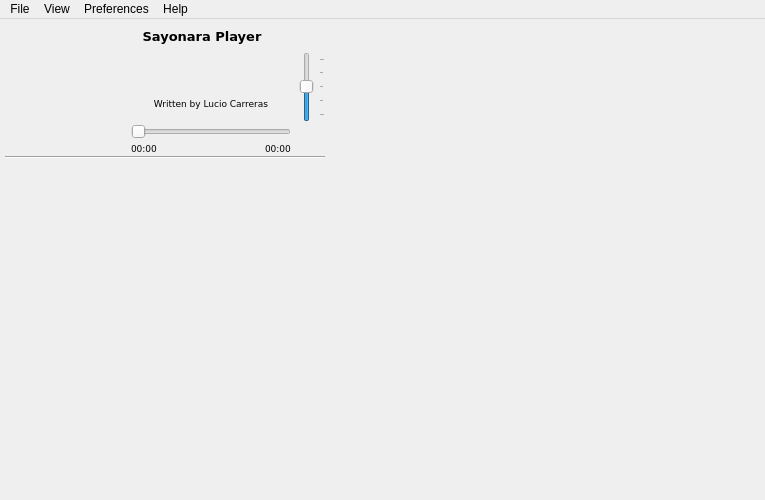
<?xml version="1.0" encoding="UTF-8"?>
<ui version="4.0">
 <class>SimplePlayer</class>
 <widget class="QMainWindow" name="SimplePlayer">
  <property name="geometry">
   <rect>
    <x>0</x>
    <y>0</y>
    <width>765</width>
    <height>500</height>
   </rect>
  </property>
  <property name="minimumSize">
   <size>
    <width>350</width>
    <height>350</height>
   </size>
  </property>
  <property name="maximumSize">
   <size>
    <width>2000</width>
    <height>2000</height>
   </size>
  </property>
  <property name="focusPolicy">
   <enum>Qt::StrongFocus</enum>
  </property>
  <property name="windowTitle">
   <string>MainWindow</string>
  </property>
  <property name="windowIcon">
   <iconset>
    <normaloff>../../.designer/backup/icons/play.png</normaloff>../../.designer/backup/icons/play.png</iconset>
  </property>
  <property name="toolButtonStyle">
   <enum>Qt::ToolButtonIconOnly</enum>
  </property>
  <property name="documentMode">
   <bool>false</bool>
  </property>
  <property name="unifiedTitleAndToolBarOnMac">
   <bool>true</bool>
  </property>
  <widget class="QWidget" name="centralwidget">
   <property name="minimumSize">
    <size>
     <width>100</width>
     <height>177</height>
    </size>
   </property>
   <layout class="QGridLayout" name="gridLayout">
    <property name="sizeConstraint">
     <enum>QLayout::SetDefaultConstraint</enum>
    </property>
    <property name="leftMargin">
     <number>5</number>
    </property>
    <property name="topMargin">
     <number>3</number>
    </property>
    <property name="rightMargin">
     <number>0</number>
    </property>
    <property name="bottomMargin">
     <number>12</number>
    </property>
    <property name="verticalSpacing">
     <number>0</number>
    </property>
    <item row="0" column="3">
     <widget class="QPushButton" name="btn_mute">
      <property name="maximumSize">
       <size>
        <width>28</width>
        <height>30</height>
       </size>
      </property>
      <property name="focusPolicy">
       <enum>Qt::NoFocus</enum>
      </property>
      <property name="text">
       <string/>
      </property>
      <property name="icon">
       <iconset>
        <normaloff>../../.designer/backup/icons/vol_mute.png</normaloff>../../.designer/backup/icons/vol_mute.png</iconset>
      </property>
      <property name="iconSize">
       <size>
        <width>24</width>
        <height>24</height>
       </size>
      </property>
      <property name="flat">
       <bool>true</bool>
      </property>
     </widget>
    </item>
    <item row="1" column="1" rowspan="2" colspan="2">
     <widget class="QLabel" name="rating">
      <property name="minimumSize">
       <size>
        <width>0</width>
        <height>20</height>
       </size>
      </property>
      <property name="maximumSize">
       <size>
        <width>16777215</width>
        <height>16</height>
       </size>
      </property>
      <property name="font">
       <font>
        <family>DejaVu Sans</family>
        <pointsize>8</pointsize>
        <weight>75</weight>
        <bold>true</bold>
        <kerning>false</kerning>
       </font>
      </property>
      <property name="autoFillBackground">
       <bool>false</bool>
      </property>
      <property name="styleSheet">
       <string notr="true"/>
      </property>
      <property name="text">
       <string/>
      </property>
      <property name="alignment">
       <set>Qt::AlignCenter</set>
      </property>
     </widget>
    </item>
    <item row="1" column="3" rowspan="6">
     <widget class="SearchSlider" name="volumeSlider">
      <property name="sizePolicy">
       <sizepolicy hsizetype="Fixed" vsizetype="Expanding">
        <horstretch>0</horstretch>
        <verstretch>0</verstretch>
       </sizepolicy>
      </property>
      <property name="maximumSize">
       <size>
        <width>28</width>
        <height>70</height>
       </size>
      </property>
      <property name="focusPolicy">
       <enum>Qt::NoFocus</enum>
      </property>
      <property name="value">
       <number>50</number>
      </property>
      <property name="tracking">
       <bool>true</bool>
      </property>
      <property name="orientation">
       <enum>Qt::Vertical</enum>
      </property>
      <property name="invertedAppearance">
       <bool>false</bool>
      </property>
      <property name="invertedControls">
       <bool>false</bool>
      </property>
      <property name="tickPosition">
       <enum>QSlider::TicksBelow</enum>
      </property>
      <property name="tickInterval">
       <number>25</number>
      </property>
     </widget>
    </item>
    <item row="7" column="3" rowspan="2">
     <widget class="QPushButton" name="btn_stop">
      <property name="minimumSize">
       <size>
        <width>28</width>
        <height>28</height>
       </size>
      </property>
      <property name="maximumSize">
       <size>
        <width>28</width>
        <height>28</height>
       </size>
      </property>
      <property name="focusPolicy">
       <enum>Qt::NoFocus</enum>
      </property>
      <property name="text">
       <string/>
      </property>
      <property name="icon">
       <iconset>
        <normaloff>../../.designer/backup/icons/stop.png</normaloff>
        <selectedoff>../../.designer/backup/icons/stop.png</selectedoff>../../.designer/backup/icons/stop.png</iconset>
      </property>
      <property name="iconSize">
       <size>
        <width>22</width>
        <height>22</height>
       </size>
      </property>
      <property name="flat">
       <bool>true</bool>
      </property>
     </widget>
    </item>
    <item row="5" column="1" colspan="2">
     <widget class="QLabel" name="album">
      <property name="sizePolicy">
       <sizepolicy hsizetype="Ignored" vsizetype="Preferred">
        <horstretch>0</horstretch>
        <verstretch>0</verstretch>
       </sizepolicy>
      </property>
      <property name="minimumSize">
       <size>
        <width>0</width>
        <height>20</height>
       </size>
      </property>
      <property name="maximumSize">
       <size>
        <width>16777215</width>
        <height>16</height>
       </size>
      </property>
      <property name="font">
       <font>
        <family>DejaVu Sans</family>
        <pointsize>7</pointsize>
       </font>
      </property>
      <property name="styleSheet">
       <string notr="true"/>
      </property>
      <property name="text">
       <string>Written by Lucio Carreras</string>
      </property>
      <property name="alignment">
       <set>Qt::AlignCenter</set>
      </property>
      <property name="wordWrap">
       <bool>true</bool>
      </property>
     </widget>
    </item>
    <item row="7" column="0" rowspan="2">
     <layout class="QHBoxLayout" name="horizontalLayout_2">
      <property name="spacing">
       <number>0</number>
      </property>
      <property name="sizeConstraint">
       <enum>QLayout::SetMaximumSize</enum>
      </property>
      <property name="bottomMargin">
       <number>0</number>
      </property>
      <item>
       <widget class="QPushButton" name="btn_bw">
        <property name="enabled">
         <bool>true</bool>
        </property>
        <property name="sizePolicy">
         <sizepolicy hsizetype="Fixed" vsizetype="Fixed">
          <horstretch>0</horstretch>
          <verstretch>0</verstretch>
         </sizepolicy>
        </property>
        <property name="minimumSize">
         <size>
          <width>28</width>
          <height>28</height>
         </size>
        </property>
        <property name="maximumSize">
         <size>
          <width>28</width>
          <height>28</height>
         </size>
        </property>
        <property name="focusPolicy">
         <enum>Qt::NoFocus</enum>
        </property>
        <property name="text">
         <string/>
        </property>
        <property name="icon">
         <iconset>
          <normaloff>../../.designer/backup/icons/bwd.png</normaloff>
          <selectedoff>../../.designer/backup/icons/bwd.png</selectedoff>../../.designer/backup/icons/bwd.png</iconset>
        </property>
        <property name="iconSize">
         <size>
          <width>20</width>
          <height>20</height>
         </size>
        </property>
        <property name="flat">
         <bool>true</bool>
        </property>
       </widget>
      </item>
      <item>
       <widget class="QPushButton" name="btn_play">
        <property name="sizePolicy">
         <sizepolicy hsizetype="Fixed" vsizetype="Fixed">
          <horstretch>0</horstretch>
          <verstretch>0</verstretch>
         </sizepolicy>
        </property>
        <property name="minimumSize">
         <size>
          <width>32</width>
          <height>34</height>
         </size>
        </property>
        <property name="maximumSize">
         <size>
          <width>32</width>
          <height>34</height>
         </size>
        </property>
        <property name="focusPolicy">
         <enum>Qt::NoFocus</enum>
        </property>
        <property name="text">
         <string/>
        </property>
        <property name="icon">
         <iconset>
          <normaloff>../../.designer/backup/icons/play.png</normaloff>
          <selectedoff>../../.designer/backup/icons/play.png</selectedoff>../../.designer/backup/icons/play.png</iconset>
        </property>
        <property name="iconSize">
         <size>
          <width>28</width>
          <height>28</height>
         </size>
        </property>
        <property name="shortcut">
         <string/>
        </property>
        <property name="autoDefault">
         <bool>false</bool>
        </property>
        <property name="default">
         <bool>false</bool>
        </property>
        <property name="flat">
         <bool>true</bool>
        </property>
       </widget>
      </item>
      <item>
       <widget class="QPushButton" name="btn_rec">
        <property name="minimumSize">
         <size>
          <width>32</width>
          <height>34</height>
         </size>
        </property>
        <property name="maximumSize">
         <size>
          <width>32</width>
          <height>34</height>
         </size>
        </property>
        <property name="focusPolicy">
         <enum>Qt::NoFocus</enum>
        </property>
        <property name="text">
         <string/>
        </property>
        <property name="iconSize">
         <size>
          <width>28</width>
          <height>28</height>
         </size>
        </property>
        <property name="checkable">
         <bool>true</bool>
        </property>
        <property name="checked">
         <bool>false</bool>
        </property>
        <property name="flat">
         <bool>true</bool>
        </property>
       </widget>
      </item>
      <item>
       <widget class="QPushButton" name="btn_fw">
        <property name="enabled">
         <bool>true</bool>
        </property>
        <property name="minimumSize">
         <size>
          <width>28</width>
          <height>28</height>
         </size>
        </property>
        <property name="maximumSize">
         <size>
          <width>28</width>
          <height>28</height>
         </size>
        </property>
        <property name="focusPolicy">
         <enum>Qt::NoFocus</enum>
        </property>
        <property name="text">
         <string/>
        </property>
        <property name="icon">
         <iconset>
          <normaloff>../../.designer/backup/icons/fwd.png</normaloff>
          <selectedoff>../../.designer/backup/icons/fwd.png</selectedoff>../../.designer/backup/icons/fwd.png</iconset>
        </property>
        <property name="iconSize">
         <size>
          <width>20</width>
          <height>20</height>
         </size>
        </property>
        <property name="flat">
         <bool>true</bool>
        </property>
       </widget>
      </item>
     </layout>
    </item>
    <item row="0" column="1" colspan="2">
     <layout class="QHBoxLayout" name="horizontalLayout_3">
      <item>
       <widget class="QLabel" name="title">
        <property name="sizePolicy">
         <sizepolicy hsizetype="Expanding" vsizetype="Preferred">
          <horstretch>0</horstretch>
          <verstretch>0</verstretch>
         </sizepolicy>
        </property>
        <property name="minimumSize">
         <size>
          <width>0</width>
          <height>30</height>
         </size>
        </property>
        <property name="maximumSize">
         <size>
          <width>16777215</width>
          <height>30</height>
         </size>
        </property>
        <property name="font">
         <font>
          <family>DejaVu Sans</family>
          <pointsize>10</pointsize>
          <weight>75</weight>
          <bold>true</bold>
         </font>
        </property>
        <property name="styleSheet">
         <string notr="true"/>
        </property>
        <property name="locale">
         <locale language="German" country="Germany"/>
        </property>
        <property name="inputMethodHints">
         <set>Qt::ImhNone</set>
        </property>
        <property name="text">
         <string>Sayonara Player</string>
        </property>
        <property name="textFormat">
         <enum>Qt::PlainText</enum>
        </property>
        <property name="scaledContents">
         <bool>true</bool>
        </property>
        <property name="alignment">
         <set>Qt::AlignCenter</set>
        </property>
        <property name="wordWrap">
         <bool>true</bool>
        </property>
        <property name="textInteractionFlags">
         <set>Qt::LinksAccessibleByMouse|Qt::TextSelectableByMouse</set>
        </property>
       </widget>
      </item>
      <item>
       <widget class="QPushButton" name="btn_correct">
        <property name="minimumSize">
         <size>
          <width>0</width>
          <height>0</height>
         </size>
        </property>
        <property name="maximumSize">
         <size>
          <width>18</width>
          <height>18</height>
         </size>
        </property>
        <property name="text">
         <string/>
        </property>
        <property name="iconSize">
         <size>
          <width>18</width>
          <height>18</height>
         </size>
        </property>
        <property name="flat">
         <bool>true</bool>
        </property>
       </widget>
      </item>
     </layout>
    </item>
    <item row="7" column="1" colspan="2">
     <widget class="SearchSlider" name="songProgress">
      <property name="sizePolicy">
       <sizepolicy hsizetype="Expanding" vsizetype="Fixed">
        <horstretch>0</horstretch>
        <verstretch>0</verstretch>
       </sizepolicy>
      </property>
      <property name="minimumSize">
       <size>
        <width>100</width>
        <height>20</height>
       </size>
      </property>
      <property name="maximumSize">
       <size>
        <width>16777215</width>
        <height>20</height>
       </size>
      </property>
      <property name="sizeIncrement">
       <size>
        <width>3</width>
        <height>0</height>
       </size>
      </property>
      <property name="font">
       <font>
        <strikeout>false</strikeout>
        <stylestrategy>PreferAntialias</stylestrategy>
       </font>
      </property>
      <property name="focusPolicy">
       <enum>Qt::NoFocus</enum>
      </property>
      <property name="orientation">
       <enum>Qt::Horizontal</enum>
      </property>
      <property name="invertedAppearance">
       <bool>false</bool>
      </property>
      <property name="invertedControls">
       <bool>false</bool>
      </property>
      <property name="tickPosition">
       <enum>QSlider::NoTicks</enum>
      </property>
      <property name="tickInterval">
       <number>20</number>
      </property>
     </widget>
    </item>
    <item row="3" column="1" rowspan="2" colspan="2">
     <widget class="QLabel" name="artist">
      <property name="sizePolicy">
       <sizepolicy hsizetype="Ignored" vsizetype="Preferred">
        <horstretch>0</horstretch>
        <verstretch>0</verstretch>
       </sizepolicy>
      </property>
      <property name="minimumSize">
       <size>
        <width>0</width>
        <height>20</height>
       </size>
      </property>
      <property name="maximumSize">
       <size>
        <width>16777215</width>
        <height>16</height>
       </size>
      </property>
      <property name="font">
       <font>
        <family>DejaVu Sans</family>
        <pointsize>7</pointsize>
       </font>
      </property>
      <property name="styleSheet">
       <string notr="true"/>
      </property>
      <property name="frameShape">
       <enum>QFrame::NoFrame</enum>
      </property>
      <property name="frameShadow">
       <enum>QFrame::Plain</enum>
      </property>
      <property name="text">
       <string/>
      </property>
      <property name="textFormat">
       <enum>Qt::AutoText</enum>
      </property>
      <property name="alignment">
       <set>Qt::AlignCenter</set>
      </property>
      <property name="wordWrap">
       <bool>true</bool>
      </property>
      <property name="openExternalLinks">
       <bool>false</bool>
      </property>
     </widget>
    </item>
    <item row="9" column="0" colspan="4">
     <widget class="Line" name="line">
      <property name="enabled">
       <bool>true</bool>
      </property>
      <property name="sizePolicy">
       <sizepolicy hsizetype="MinimumExpanding" vsizetype="Fixed">
        <horstretch>3</horstretch>
        <verstretch>0</verstretch>
       </sizepolicy>
      </property>
      <property name="minimumSize">
       <size>
        <width>320</width>
        <height>3</height>
       </size>
      </property>
      <property name="styleSheet">
       <string notr="true"/>
      </property>
      <property name="frameShadow">
       <enum>QFrame::Sunken</enum>
      </property>
      <property name="lineWidth">
       <number>1</number>
      </property>
      <property name="midLineWidth">
       <number>0</number>
      </property>
      <property name="orientation">
       <enum>Qt::Horizontal</enum>
      </property>
     </widget>
    </item>
    <item row="8" column="1" colspan="2">
     <layout class="QHBoxLayout" name="horizontalLayout">
      <property name="spacing">
       <number>2</number>
      </property>
      <item>
       <widget class="QLabel" name="curTime">
        <property name="sizePolicy">
         <sizepolicy hsizetype="Minimum" vsizetype="Preferred">
          <horstretch>0</horstretch>
          <verstretch>0</verstretch>
         </sizepolicy>
        </property>
        <property name="minimumSize">
         <size>
          <width>0</width>
          <height>0</height>
         </size>
        </property>
        <property name="maximumSize">
         <size>
          <width>30</width>
          <height>16</height>
         </size>
        </property>
        <property name="font">
         <font>
          <family>DejaVu Sans</family>
          <pointsize>7</pointsize>
         </font>
        </property>
        <property name="styleSheet">
         <string notr="true"/>
        </property>
        <property name="lineWidth">
         <number>0</number>
        </property>
        <property name="text">
         <string>00:00</string>
        </property>
       </widget>
      </item>
      <item>
       <spacer name="horizontalSpacer">
        <property name="orientation">
         <enum>Qt::Horizontal</enum>
        </property>
        <property name="sizeType">
         <enum>QSizePolicy::MinimumExpanding</enum>
        </property>
        <property name="sizeHint" stdset="0">
         <size>
          <width>40</width>
          <height>10</height>
         </size>
        </property>
       </spacer>
      </item>
      <item>
       <widget class="QLabel" name="maxTime">
        <property name="sizePolicy">
         <sizepolicy hsizetype="Minimum" vsizetype="Preferred">
          <horstretch>0</horstretch>
          <verstretch>0</verstretch>
         </sizepolicy>
        </property>
        <property name="minimumSize">
         <size>
          <width>0</width>
          <height>0</height>
         </size>
        </property>
        <property name="maximumSize">
         <size>
          <width>30</width>
          <height>16</height>
         </size>
        </property>
        <property name="font">
         <font>
          <family>DejaVu Sans</family>
          <pointsize>7</pointsize>
         </font>
        </property>
        <property name="lineWidth">
         <number>0</number>
        </property>
        <property name="text">
         <string>00:00</string>
        </property>
       </widget>
      </item>
     </layout>
    </item>
    <item row="0" column="0" rowspan="7">
     <widget class="QPushButton" name="albumCover">
      <property name="minimumSize">
       <size>
        <width>95</width>
        <height>95</height>
       </size>
      </property>
      <property name="maximumSize">
       <size>
        <width>95</width>
        <height>95</height>
       </size>
      </property>
      <property name="focusPolicy">
       <enum>Qt::NoFocus</enum>
      </property>
      <property name="text">
       <string/>
      </property>
      <property name="iconSize">
       <size>
        <width>95</width>
        <height>95</height>
       </size>
      </property>
      <property name="flat">
       <bool>true</bool>
      </property>
     </widget>
    </item>
    <item row="0" column="6" rowspan="13" colspan="4">
     <widget class="QWidget" name="library_widget" native="true">
      <property name="sizePolicy">
       <sizepolicy hsizetype="MinimumExpanding" vsizetype="Expanding">
        <horstretch>5</horstretch>
        <verstretch>0</verstretch>
       </sizepolicy>
      </property>
      <property name="minimumSize">
       <size>
        <width>430</width>
        <height>0</height>
       </size>
      </property>
      <property name="baseSize">
       <size>
        <width>0</width>
        <height>0</height>
       </size>
      </property>
      <property name="focusPolicy">
       <enum>Qt::StrongFocus</enum>
      </property>
      <property name="styleSheet">
       <string notr="true"/>
      </property>
     </widget>
    </item>
    <item row="11" column="0" colspan="4">
     <layout class="QVBoxLayout" name="verticalLayout_2">
      <property name="spacing">
       <number>0</number>
      </property>
      <item>
       <widget class="QWidget" name="plugin_widget" native="true">
        <property name="sizePolicy">
         <sizepolicy hsizetype="MinimumExpanding" vsizetype="Maximum">
          <horstretch>0</horstretch>
          <verstretch>0</verstretch>
         </sizepolicy>
        </property>
        <property name="minimumSize">
         <size>
          <width>0</width>
          <height>0</height>
         </size>
        </property>
        <property name="maximumSize">
         <size>
          <width>16777215</width>
          <height>1654887</height>
         </size>
        </property>
        <property name="styleSheet">
         <string notr="true"/>
        </property>
        <layout class="QGridLayout" name="gridLayout_2">
         <property name="topMargin">
          <number>0</number>
         </property>
         <property name="bottomMargin">
          <number>0</number>
         </property>
        </layout>
       </widget>
      </item>
     </layout>
    </item>
    <item row="12" column="0" colspan="4">
     <widget class="QWidget" name="playlist_widget" native="true">
      <property name="sizePolicy">
       <sizepolicy hsizetype="MinimumExpanding" vsizetype="MinimumExpanding">
        <horstretch>0</horstretch>
        <verstretch>0</verstretch>
       </sizepolicy>
      </property>
     </widget>
    </item>
   </layout>
  </widget>
  <widget class="QMenuBar" name="menubar">
   <property name="geometry">
    <rect>
     <x>0</x>
     <y>0</y>
     <width>765</width>
     <height>25</height>
    </rect>
   </property>
   <property name="defaultUp">
    <bool>false</bool>
   </property>
   <property name="nativeMenuBar">
    <bool>false</bool>
   </property>
   <widget class="QMenu" name="menuFle">
    <property name="title">
     <string>File</string>
    </property>
    <addaction name="action_OpenFile"/>
    <addaction name="action_OpenFolder"/>
    <addaction name="separator"/>
    <addaction name="action_ImportFolder"/>
    <addaction name="action_reloadLibrary"/>
    <addaction name="action_fetch_all_covers"/>
    <addaction name="separator"/>
    <addaction name="separator"/>
    <addaction name="action_Close"/>
   </widget>
   <widget class="QMenu" name="menuView">
    <property name="styleSheet">
     <string notr="true"/>
    </property>
    <property name="title">
     <string>View</string>
    </property>
    <addaction name="action_viewLibrary"/>
    <addaction name="action_smallPlaylistItems"/>
    <addaction name="action_showOnlyTracks"/>
    <addaction name="separator"/>
    <addaction name="action_ViewEqualizer"/>
    <addaction name="action_ViewStream"/>
    <addaction name="action_ViewLFMRadio"/>
    <addaction name="action_ViewPlaylistChooser"/>
    <addaction name="separator"/>
    <addaction name="action_Dark"/>
    <addaction name="action_Fullscreen"/>
   </widget>
   <widget class="QMenu" name="menuPreferences">
    <property name="title">
     <string>Preferences</string>
    </property>
    <addaction name="action_setLibPath"/>
    <addaction name="action_lastFM"/>
    <addaction name="action_streamrecorder"/>
    <addaction name="separator"/>
    <addaction name="action_notifications"/>
    <addaction name="action_startup"/>
    <addaction name="action_min2tray"/>
    <addaction name="action_only_one_instance"/>
    <addaction name="separator"/>
    <addaction name="action_SocketConnection"/>
   </widget>
   <widget class="QMenu" name="menuAbout">
    <property name="title">
     <string>Help</string>
    </property>
    <addaction name="action_about"/>
   </widget>
   <addaction name="menuFle"/>
   <addaction name="menuView"/>
   <addaction name="menuPreferences"/>
   <addaction name="menuAbout"/>
  </widget>
  <action name="action_OpenFile">
   <property name="text">
    <string>Open File</string>
   </property>
  </action>
  <action name="action_OpenFolder">
   <property name="text">
    <string>Open Folder</string>
   </property>
  </action>
  <action name="action_Close">
   <property name="text">
    <string>Close</string>
   </property>
  </action>
  <action name="action_ViewEqualizer">
   <property name="checkable">
    <bool>true</bool>
   </property>
   <property name="checked">
    <bool>false</bool>
   </property>
   <property name="text">
    <string>Equalizer</string>
   </property>
   <property name="shortcutContext">
    <enum>Qt::ApplicationShortcut</enum>
   </property>
  </action>
  <action name="action_Dark">
   <property name="checkable">
    <bool>true</bool>
   </property>
   <property name="text">
    <string>Dark</string>
   </property>
  </action>
  <action name="action_lastFM">
   <property name="icon">
    <iconset>
     <normaloff>../../Desktop/lastfm-icon.png</normaloff>../../Desktop/lastfm-icon.png</iconset>
   </property>
   <property name="text">
    <string>LastFM</string>
   </property>
  </action>
  <action name="action_reloadLibrary">
   <property name="text">
    <string>Reload Library</string>
   </property>
  </action>
  <action name="action_setLibPath">
   <property name="text">
    <string>Library Path</string>
   </property>
  </action>
  <action name="action_fetch_all_covers">
   <property name="text">
    <string>Fetch all covers</string>
   </property>
  </action>
  <action name="action_ViewLFMRadio">
   <property name="checkable">
    <bool>true</bool>
   </property>
   <property name="text">
    <string>Radio</string>
   </property>
   <property name="shortcut">
    <string extracomment="STRG + R"/>
   </property>
   <property name="shortcutContext">
    <enum>Qt::ApplicationShortcut</enum>
   </property>
   <property name="softKeyRole">
    <enum>QAction::PositiveSoftKey</enum>
   </property>
  </action>
  <action name="action_startup">
   <property name="checkable">
    <bool>false</bool>
   </property>
   <property name="text">
    <string>Start up</string>
   </property>
   <property name="toolTip">
    <string>Load playlist on startup</string>
   </property>
  </action>
  <action name="action_ImportFolder">
   <property name="text">
    <string>Import Folder</string>
   </property>
  </action>
  <action name="action_ViewPlaylistChooser">
   <property name="checkable">
    <bool>true</bool>
   </property>
   <property name="text">
    <string>Playlist Chooser</string>
   </property>
   <property name="shortcutContext">
    <enum>Qt::ApplicationShortcut</enum>
   </property>
  </action>
  <action name="action_about">
   <property name="text">
    <string>About</string>
   </property>
  </action>
  <action name="action_notification">
   <property name="checkable">
    <bool>true</bool>
   </property>
   <property name="enabled">
    <bool>true</bool>
   </property>
   <property name="text">
    <string>Notifications</string>
   </property>
  </action>
  <action name="action_OpenStream">
   <property name="text">
    <string>Open Stream</string>
   </property>
  </action>
  <action name="action_viewLibrary">
   <property name="checkable">
    <bool>true</bool>
   </property>
   <property name="checked">
    <bool>true</bool>
   </property>
   <property name="text">
    <string>Library</string>
   </property>
   <property name="shortcutContext">
    <enum>Qt::ApplicationShortcut</enum>
   </property>
  </action>
  <action name="action_min2tray">
   <property name="checkable">
    <bool>true</bool>
   </property>
   <property name="text">
    <string>Close to tray</string>
   </property>
  </action>
  <action name="action_only_one_instance">
   <property name="checkable">
    <bool>true</bool>
   </property>
   <property name="text">
    <string>Only one instance</string>
   </property>
  </action>
  <action name="action_Fullscreen">
   <property name="checkable">
    <bool>true</bool>
   </property>
   <property name="text">
    <string>Fullscreen </string>
   </property>
  </action>
  <action name="action_smallPlaylistItems">
   <property name="checkable">
    <bool>true</bool>
   </property>
   <property name="text">
    <string>Small Playlist Items</string>
   </property>
  </action>
  <action name="action_showOnlyTracks">
   <property name="checkable">
    <bool>true</bool>
   </property>
   <property name="text">
    <string>Only tracks in library</string>
   </property>
  </action>
  <action name="actionSound_Engine">
   <property name="text">
    <string>Sound Engine</string>
   </property>
  </action>
  <action name="action_engine_gst">
   <property name="text">
    <string>Gstreamer</string>
   </property>
  </action>
  <action name="action_engine_phonon">
   <property name="text">
    <string>Phonon</string>
   </property>
  </action>
  <action name="action_streamrecorder">
   <property name="checkable">
    <bool>false</bool>
   </property>
   <property name="text">
    <string>Stream recorder</string>
   </property>
  </action>
  <action name="action_streamripper_path">
   <property name="text">
    <string>Set Streamripper Path</string>
   </property>
  </action>
  <action name="action_ViewStream">
   <property name="checkable">
    <bool>true</bool>
   </property>
   <property name="text">
    <string>Stream</string>
   </property>
   <property name="shortcutContext">
    <enum>Qt::ApplicationShortcut</enum>
   </property>
  </action>
  <action name="action_SocketConnection">
   <property name="text">
    <string>Socket connection</string>
   </property>
  </action>
  <action name="action_notifications">
   <property name="text">
    <string>Notifications</string>
   </property>
  </action>
 </widget>
 <customwidgets>
  <customwidget>
   <class>SearchSlider</class>
   <extends>QSlider</extends>
   <header location="global">GUI/player/SearchSlider.h</header>
  </customwidget>
 </customwidgets>
 <resources/>
 <connections/>
</ui>
